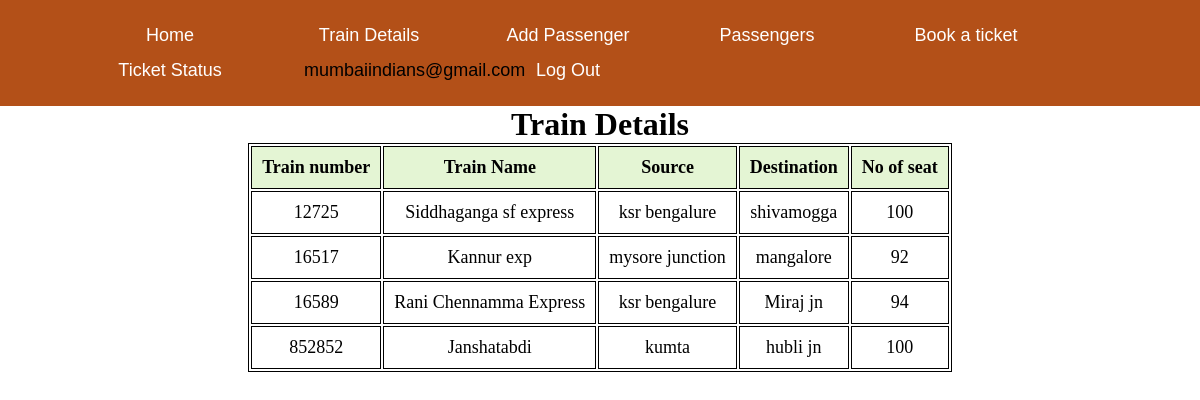
Page /traindetails.php (signed in) on the committed database.
### tables this page shows
CREATE TABLE `train` (
  `train_no` int(10) NOT NULL,
  `name` varchar(30) NOT NULL,
  `source` varchar(30) NOT NULL,
  `destination` varchar(30) NOT NULL,
  `avb_seats` int(100) NOT NULL
);

### traindetails.php (the view, shortened to what this page needs)
<?php
$conn = mysqli_connect("localhost","root","","reservation");
$sql = "SELECT * FROM TRAIN";
$result=$conn->query($sql);
?>
<!DOCTYPE html>
<html lang="en">
<head>
</head>
<body>
<?php
include("header.php"); ?>
<section>
        <h1>Train  Details</h1>
        <table>
            <tr>
                <th>Train number</th>
                <th>Train Name</th>
                <th>Source</th>
                <th>Destination</th>
                <th>No of seat</th>
            </tr>
            <?php
                while($rows=$result->fetch_assoc())
                {
             ?>
            <tr>
                <td><?php echo $rows['train_no'];?></td>
                <td><?php echo $rows['name'];?></td>
                <td><?php echo $rows['source'];?></td>
                <td><?php echo $rows['destination'];?></td>
                <td><?php echo $rows['avb_seats'];?></td>
            </tr>
            <?php
                }
             ?>
        </table>
    </section>
</body>
</html>

### css/header.css (style rules this page uses)
* { margin:0px; }

### traindetails.php (style rules this page uses)
table { margin: 0 auto; font-size: large; border: 1px solid black; }
h1 { text-align: center; color: black; font-size: xx-large; font-family: 'Gill Sans', 'Gill Sans MT', ' Calibri', 'Trebuchet MS', 'sans-serif'; }
td { background-color: white; border: 1px solid black; }
th, td { font-weight: bold; border: 1px solid black; padding: 10px; text-align: center; }
th { background-color:#E4F5D4; }
td { font-weight: lighter; }
html { background: url(https://cdn.pixabay.com/photo/2012/10/25/23/18/train-62849_960_720.jpg) no-repeat center center fixed; -webkit-background-size: cover; -moz-background-size: cover; -o-background-size: cover; background-size: cover; }

### rows in the picture
train: train_no "12725", name "Siddhaganga sf express", source "ksr bengalure", destination "shivamogga", avb_seats "100"
train: train_no "16517", name "Kannur exp", source "mysore junction", destination "mangalore", avb_seats "92"
train: train_no "16589", name "Rani Chennamma Express", source "ksr bengalure", destination "Miraj jn", avb_seats "94"
train: train_no "852852", name "Janshatabdi", source "kumta", destination "hubli jn", avb_seats "100"

### other values in the picture
$_SESSION['user_info'] "mumbaiindians@gmail.com"
